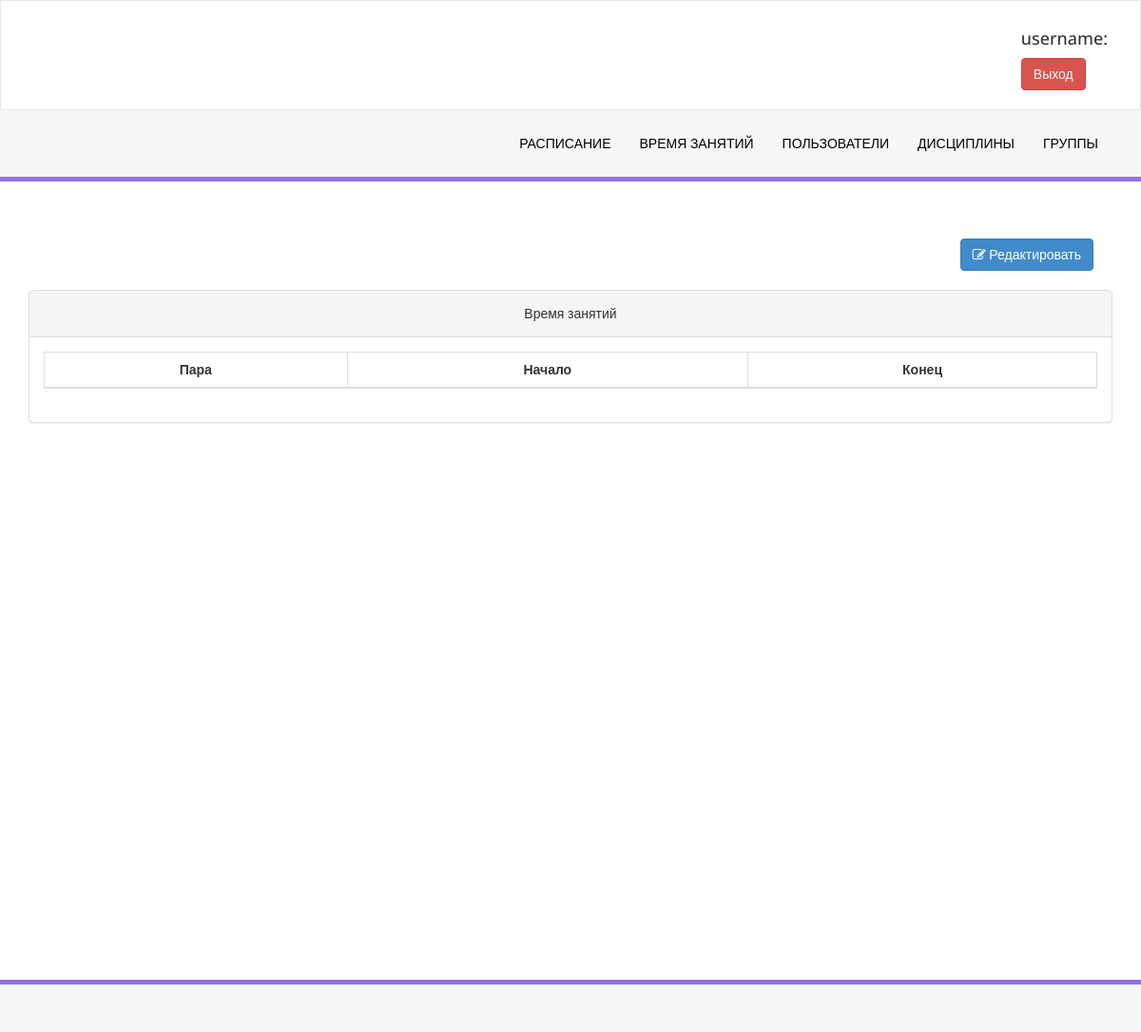
Page /lesson/time/list/ on the earlier database version.
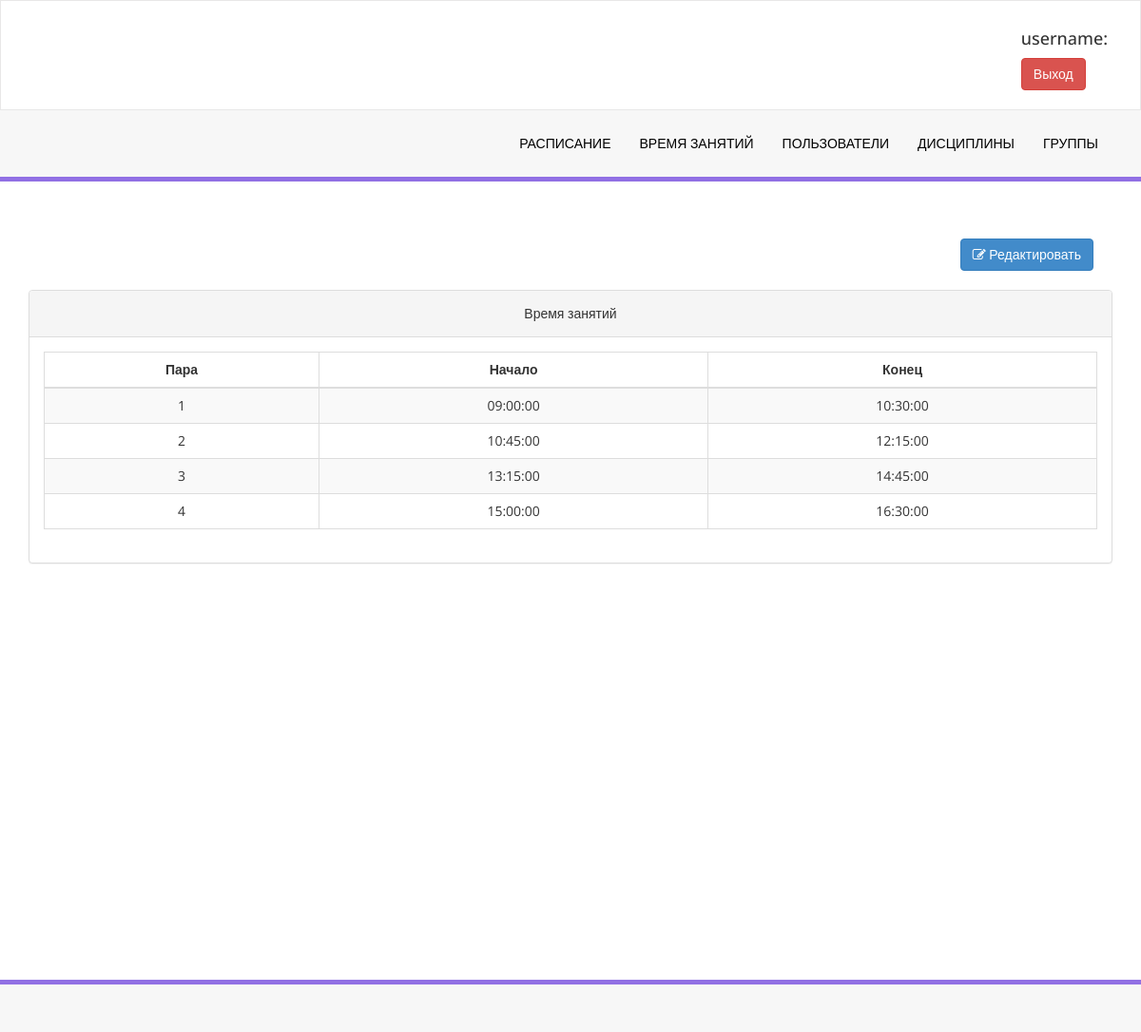
Same page on the later database version.
### Lesson/models.py (models this page shows, shortened)
class LessonTime(models.Model):
    number = models.IntegerField(validators=[MaxValueValidator(10), MinValueValidator(1)], unique=True)
    start = models.TimeField()
    end = models.TimeField()

### Lesson/views.py (the view)
# urls.py: path('time/list/', views.LessonsTimeView.as_view(), name='time'),
class LessonsTimeView(generic.ListView):
    template_name = 'lessons_time.html'
    model = LessonTime
    ordering = "number"

### templates/lessons_time.html (shortened to what this page needs)
{% extends 'base.html' %}
{% block content %}
    <div class="row">
    <div class="col-md-12">
        <div class="right-div">
        <a class="btn btn-primary" href="{% url 'lesson:time_update' %}"> <i class="fa fa-edit "></i> Редактировать</a>
            </div>
    </div>
    <div class="col-md-12">
                    <div class="panel panel-default">
                        <div class="panel-heading text-center">
                            Время занятий
                        </div>
                        <div class="panel-body">
                            <div class="table-responsive">
                                <table class="table table-striped table-bordered table-hover">
                                    <thead>
                                        <tr>
                                            <th>Пара</th>
                                            <th>Начало</th>
                                            <th>Конец</th>
                                        </tr>
                                    </thead>
                                    <tbody>
                                    {% for time in lessontime_list %}
                                        <tr>
                                            <td>{{ time.number }}</td>
                                            <td>{{ time.start.isoformat }}</td>
                                            <td>{{ time.end.isoformat }}</td>
                                        </tr>
                                        {% endfor %}
                                    </tbody>
                                </table>
                            </div>
                        </div>
                    </div>
                </div>
    </div>
{% endblock %}

### templates/base.html (shortened to what this page needs)
{% load static %}
<!DOCTYPE html>
<html>
<head>
    <link href='{% static 'js/fullcalendar-5.3.2/lib/main.css' %}' rel='stylesheet'/>
    <link rel="stylesheet" href="//code.jquery.com/ui/1.12.1/themes/base/jquery-ui.css">
    <link rel="stylesheet" href="/resources/demos/style.css">
    <link href="{% static 'css/bootstrap.css' %}" rel="stylesheet"/>
    <link href="{% static 'css/font-awesome.css' %}" rel="stylesheet"/>
    <link href="{% static 'css/style.css' %}" rel="stylesheet"/>
    <link href="{% static 'js/dataTables/dataTables.bootstrap.css' %}" rel="stylesheet" />
</head>
<body>
<div class="navbar navbar-inverse set-radius-zero">
    <div class="container">
    <div class="row">
        <div class="pull-right right-div">
            <h4> username: {{ request.user.username }} </h4>
            <a href="{% url 'logout' %}" class="btn btn-danger">Выход</a>
        </div>
    </div>
    </div>
</div>
<section class="menu-section">
    <div class="container">
        <div class="row ">
            <div class="col-md-12">
                <div class="navbar-collapse collapse ">
                    <ul id="menu-top" class="nav navbar-nav navbar-right">
                        <li><a id="nav-stream" href="{% url "calendar:calendar_index" %}" class="">Расписание</a></li>
                        <li><a id="nav-subs" href="{% url "lesson:time" %}">Время занятий</a></li>
                        <li><a id="nav-mystreams" href="{% url "profile:list" %}">пользователи</a></li>
                        <li><a id="nav-create" href="{% url 'lesson:info' %}">Дисциплины</a></li>
                        <li><a id="nav-create" href="{% url 'profile:group_list' %}">Группы</a></li>
                    </ul>
                </div>
            </div>
        </div>
    </div>
</section>
<div class="content-wrapper">
    <div class="container">
        {% block content %}
        {% endblock %}
    </div>
</div>
<section class="footer-section">
</section>
</body>
</html>

### static/css/style.css (style rules this page uses)
.set-radius-zero { border-radius:0px; -moz-border-radius:0px; -webkit-border-radius:0px; }
.content-wrapper { margin-top: 40px; min-height:800px; padding-bottom:90px; }
.right-div { float: right; padding: 20px; }
#menu-top a { color:#000; text-decoration:none; font-weight:500; padding: 25px 15px 25px 15px; text-transform:uppercase; }
.menu-section { background-color: #f7f7f7; border-bottom:5px solid #9170E4; width:100% }
.navbar-inverse { background-color: #FFF; border-color: rgba(155, 153, 153, 0.23); }
.navbar { min-height: 90px; margin-bottom: 0px; }
.footer-section { padding:25px 50px 25px 50px; color:#000; font-size:13px; background-color: #f7f7f7; text-align:right; border-top:5px solid #9170E4; }

### templates/lessons_time.html (style rules this page uses)
th, td { text-align: center; }

Differences in the rows shown:
added LessonTime: number "1", start "09:00:00", end "10:30:00"
added LessonTime: number "2", start "10:45:00", end "12:15:00"
added LessonTime: number "3", start "13:15:00", end "14:45:00"
added LessonTime: number "4", start "15:00:00", end "16:30:00"
